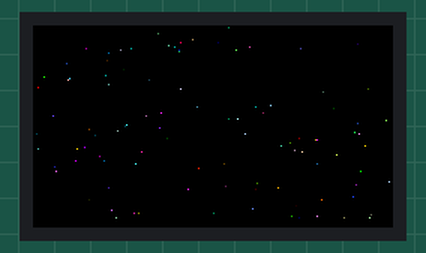
Bench run of a sketch on a simulated ESP32. Shown: 240×135 colour display. Random numbers use the default seed unless the sketch sets one; what the sketch prints to the serial monitor is not drawn.

Above: at 0.3 s.
At 4.4 s:
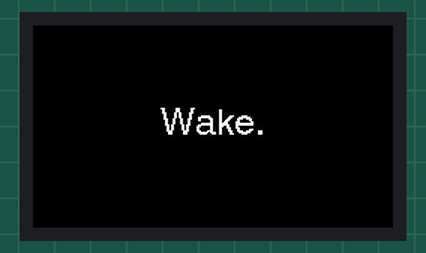
At 8.1 s:
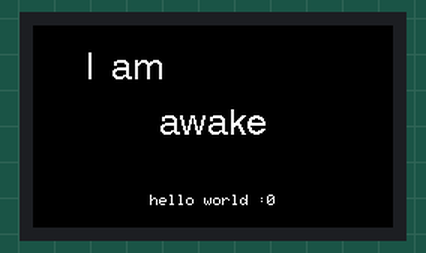
At 11.7 s:
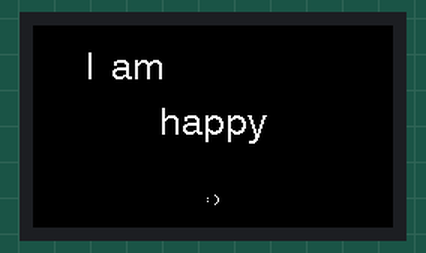
At 21.3 s:
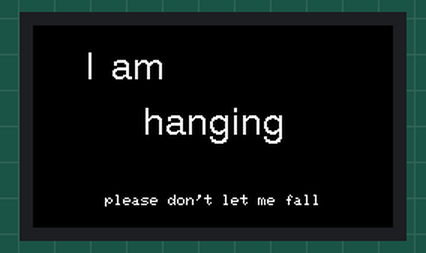
At 38.5 s:
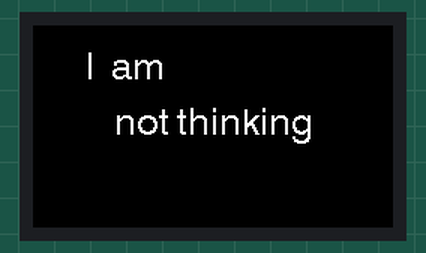

Measured:
- what the display in image 1 shows lasts 2.0 s, from 4.4 s to 6.4 s
- what the display in image 2 shows lasts 1.1 s, from 8.1 s to 9.2 s

The sketch:

generative_art.ino
```cpp
#include <TFT_eSPI.h>

TFT_eSPI tft = TFT_eSPI();

TFT_eSprite stext = TFT_eSprite(&tft); // Sprite object for graphics write

int WIDTH = 240;
int HEIGHT = 135;

static struct {
  int num;
  char *msg;
} msg_numbers[] = {
	{ 1, "floating" },
	{ 2, "drifting" },
	{ 3, "hanging" },
	{ 4, "spinning" },
	{ 5, "trying" },
	{ 6, "existing" },
	{ 7, "wondering" },
	{ 8, "wandering" },
	{ 9, "doing my best" },
	{ 10, "thinking" },
	{ 11, "not thinking" },
	{ 12, "playing" },
	{ 13, "happy" },
	{ 14, "ecstatic" },
	{ 15, "in pain" },
  { 16, "hungry" },
  { 17, "coding" },
  { 18, "struggling" },
  { 19, "weary" },
  { 20, "tired" },
};

static char* get_msg(int num){
  int i = -1;
	while (msg_numbers[++i].num > 0)
		if (msg_numbers[i].num == num)
			return msg_numbers[i].msg;
}

void draw_mini_text(char * msg){
  stext.drawString(msg, WIDTH/2, HEIGHT/2 + 50,1);
  stext.pushSprite(0,0);
  delay(1000);
  stext.drawString("                                        ", WIDTH/2, HEIGHT/2 + 50);
  stext.pushSprite(0,0);
}

void do_motion(int n){
  delay(500);
  char * msg = NULL;
  if (n==0){
    msg = "hello world :0";
    draw_mini_text(msg);
  } else if (n == 3){
    msg = "please don't let me fall";
    draw_mini_text(msg);
  } else if (n == 4){
    msg = "weeeeeeeeee";
    draw_mini_text(msg);
  } else if (n == 7){
    msg = "hmmmmmmm";
    draw_mini_text(msg);
  } else if (n == 8){
    msg = "what a beautiful world";
    draw_mini_text(msg);
  } else if (n == 13){
    msg = ":)";
    draw_mini_text(msg);
  } else if (n == 15){
    msg = ":(";
    draw_mini_text(msg);
  } else if (n == 17){
    msg = "beep boop 00101011010";
    draw_mini_text(msg);
  }
}

void sprite_print(char * msg){
  stext.drawString(msg, WIDTH/2, HEIGHT/2, 4);
  stext.pushSprite(0, 0);
}
void setup() {

  // put your setup code here, to run once:
  tft.init();
  tft.fillScreen(TFT_BLACK);
  tft.setRotation(1);

  // Create a sprite for the graphics
  stext.setColorDepth(8);
  stext.createSprite(WIDTH, HEIGHT);
  stext.fillSprite(TFT_BLACK);
  stext.setTextColor(TFT_WHITE, TFT_BLACK);
  tft.setPivot(85,85);
}

void loop() {
  int x = 0;
  char * msg = NULL;
  int randNum = 0;
  // put your main code here, to run repeatedly:
  //fills black screen with 100 random pixels like stars
    stext.fillSprite(TFT_BLACK);
  int n = 100;
  while (n--){
    uint16_t colour = random(0x10000); // Returns colour 0 - 0xFFFF
    int16_t x = random(WIDTH);        // Random x coordinate
    int16_t y = random(HEIGHT);       // Random y coordinate
    stext.drawPixel( x, y, colour);      // Draw pixel in sprite
  }
  stext.pushSprite(0, 0);
  delay(4000);

  stext.fillSprite(TFT_BLACK);
  stext.setTextDatum(MC_DATUM);
  stext.drawString("Wake.", WIDTH/2, HEIGHT/2, 4);
  stext.pushSprite(0, 0,TFT_TRANSPARENT);
  delay(2000);
  stext.fillSprite(TFT_BLACK);
  stext.pushSprite(0, 0,TFT_TRANSPARENT);

  stext.drawString("I ", 40, 30, 4);
  stext.pushSprite(0, 0,TFT_TRANSPARENT);
  delay(200);
  stext.drawString("am", 70, 30, 4);
  stext.pushSprite(0, 0,TFT_TRANSPARENT);
  delay(500);

  stext.drawString("awake", WIDTH/2, HEIGHT/2, 4);
  stext.pushSprite(0, 0,TFT_TRANSPARENT);
  do_motion(0);
  delay(500);
  //clears "awake"
  stext.drawString("                                           ", WIDTH/2, HEIGHT/2, 4);
  stext.pushSprite(0, 0);

  //shuffle array to get 20 non repetitive random numbers
  int array[20];
  for (int i = 0; i < 20; i++) {     // fill array
      array[i] = i+1;
  }
  for (int i = 0; i < 20; i++) {    // shuffle array
    int temp = array[i];
    Serial.println(array[i]);
    int randomIndex = rand() % 20;
    array[i] = array[randomIndex];
    array[randomIndex] = temp;
  }


  for (int i = 0; i < 20; i++){
    randNum = array[i];
    msg = get_msg(randNum);
    sprite_print(msg);
    do_motion(randNum);
    delay(500);

    //clear text
    stext.drawString("                                           ", WIDTH/2, HEIGHT/2, 4);
    stext.pushSprite(0, 0);
  }

  stext.drawString("sleepy", WIDTH/2, HEIGHT/2, 4);
  stext.pushSprite(0, 0);
  delay(2000);

  stext.drawString("                             ", WIDTH/2, HEIGHT/2, 4);
  stext.drawString("so sleepy", WIDTH/2, HEIGHT/2, 4);
  stext.pushSprite(0, 0);
  delay(3000);

  stext.drawString("                             ", WIDTH/2, HEIGHT/2, 4);
  stext.drawString("not existing", WIDTH/2, HEIGHT/2, 4);
  stext.pushSprite(0, 0,TFT_TRANSPARENT);
  delay(2000);

  stext.drawString("                             ", WIDTH/2, HEIGHT/2, 4);
  stext.drawString("                             ", 35, 30, 4);
  stext.drawString("anymore.", WIDTH/2, HEIGHT/2, 4);
  stext.pushSprite(0, 0,TFT_TRANSPARENT);
  delay(2000);

  stext.drawString("                             ", WIDTH/2, HEIGHT/2, 4);
  stext.drawString("goodnight", WIDTH/2, HEIGHT/2, 4);
  stext.pushSprite(0, 0,TFT_TRANSPARENT);
  delay(2000);

  stext.drawString("                             ", WIDTH/2, HEIGHT/2, 4);
  stext.drawString("farewell", WIDTH/2, HEIGHT/2, 4);
  stext.pushSprite(0, 0,TFT_TRANSPARENT);
  delay(2000);

  //blank screen for effect
  stext.fillSprite(TFT_WHITE);
  stext.pushSprite(0, 0);
  delay(1000);


}
```
